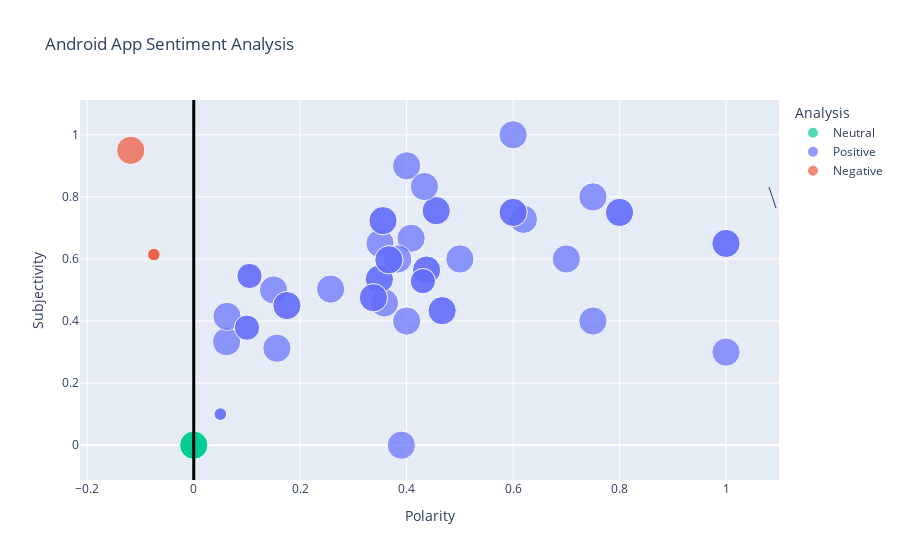

Source (notebook cell):
### Markdown cell above
Forest app has more positive feedback in recent reviews than negative

### Code cell
import plotly.express as px
fig = px.scatter(data_frame=Android, x='Polarity', y='Subjectivity', size='score',color='Analysis', 
                 title='Android App Sentiment Analysis',
                color_discrete_map={
                "Positive": "#636EFA",
                "Neutral": "#00CC96",
                "Negative": "#EF553B"})
fig.add_vline(x=0, line_width=3, line_color="black")
fig.add_annotation()
fig.show()

### Figure 1 — Plotly figure (JSON) as saved in the notebook; plotly's stock layout.template omitted (floating-point values rounded to 4 significant figures)
{"data": [{"hovertemplate": "Analysis=Neutral<br>Polarity=%{x}<br>Subjectivity=%{y}<br>score=%{marker.size}<extra></extra>", "legendgroup": "Neutral", "marker": {"color": "#00CC96", "size": [5, 5, 3, 3, 5, 5], "sizemode": "area", "sizeref": 0.0125, "symbol": "circle"}, "mode": "markers", "name": "Neutral", "orientation": "v", "showlegend": true, "type": "scatter", "x": [0, 0, 0, 0, 0, 0], "xaxis": "x", "y": [0, 0, 0, 0, 0, 0], "yaxis": "y"}, {"hovertemplate": "Analysis=Positive<br>Polarity=%{x}<br>Subjectivity=%{y}<br>score=%{marker.size}<extra></extra>", "legendgroup": "Positive", "marker": {"color": "#636EFA", "size": [5, 5, 5, 5, 5, 5, 5, 5, 5, 5, 5, 5, 5, 4, 4, 5, 5, 4, 4, 1, 1, 5, 5, 5, 5, 5, 5, 5, 5, 5, 5, 5, 5, 5, 5, 5, 5, 4, 4, 5, 5, 5, 5, 5, 5, 5, 5, 5, 5, 5], "sizemode": "area", "sizeref": 0.0125, "symbol": "circle"}, "mode": "markers", "name": "Positive", "orientation": "v", "showlegend": true, "type": "scatter", "x": [0.7, 0.1562, 0.4083, 0.5, 0.35, 0.6, 0.3833, 0.8, 0.3583, 0.2571, 0.06167, 0.0625, 0.8, 0.1048, 0.1048, 1, 1, 0.1, 0.1, 0.05, 0.05, 0.4, 0.4556, 0.4556, 0.3488, 0.3488, 0.4375, 0.4375, 0.39, 1, 0.15, 0.4667, 0.4667, 0.3375, 0.3375, 0.3667, 0.3667, 0.4305, 0.4305, 0.175, 0.175, 0.75, 0.4, 0.6194, 0.6, 0.6, 0.4333, 0.75, 0.3556, 0.3556], "xaxis": "x", "y": [0.6, 0.3125, 0.6667, 0.6, 0.65, 1, 0.6, 0.75, 0.4583, 0.503, 0.3333, 0.4149, 0.75, 0.5452, 0.5452, 0.65, 0.65, 0.3786, 0.3786, 0.1, 0.1, 0.4, 0.7556, 0.7556, 0.535, 0.535, 0.5643, 0.5643, 0, 0.3, 0.5, 0.4333, 0.4333, 0.475, 0.475, 0.5972, 0.5972, 0.5286, 0.5286, 0.45, 0.45, 0.4, 0.9, 0.7278, 0.75, 0.75, 0.8333, 0.8, 0.7234, 0.7234], "yaxis": "y"}, {"hovertemplate": "Analysis=Negative<br>Polarity=%{x}<br>Subjectivity=%{y}<br>score=%{marker.size}<extra></extra>", "legendgroup": "Negative", "marker": {"color": "#EF553B", "size": [5, 1, 1], "sizemode": "area", "sizeref": 0.0125, "symbol": "circle"}, "mode": "markers", "name": "Negative", "orientation": "v", "showlegend": true, "type": "scatter", "x": [-0.1183, -0.075, -0.075], "xaxis": "x", "y": [0.95, 0.6143, 0.6143], "yaxis": "y"}], "layout": {"annotations": [{}], "legend": {"itemsizing": "constant", "title": {"text": "Analysis"}, "tracegroupgap": 0}, "shapes": [{"line": {"color": "black", "width": 3}, "type": "line", "x0": 0, "x1": 0, "xref": "x", "y0": 0, "y1": 1, "yref": "y domain"}], "title": {"text": "Android App Sentiment Analysis"}, "xaxis": {"anchor": "y", "domain": [0, 1], "title": {"text": "Polarity"}}, "yaxis": {"anchor": "x", "domain": [0, 1], "title": {"text": "Subjectivity"}}}}
